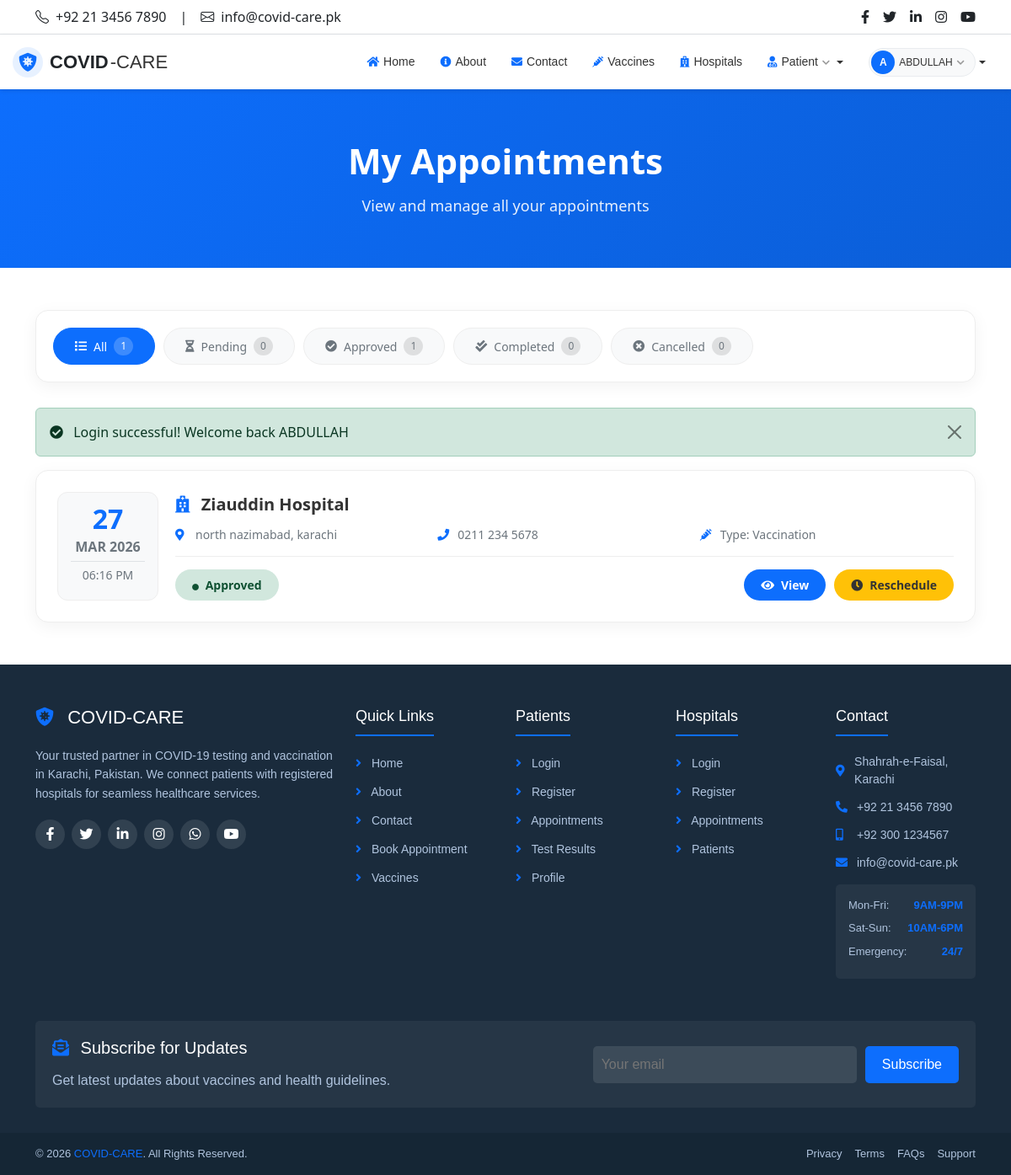
The page /patient/my_appointments.php (signed in) on the database its author committed.
### tables this page shows
CREATE TABLE `appointments` (
  `appointment_id` int(11) NOT NULL,
  `patient_id` int(11) DEFAULT NULL,
  `hospital_id` int(11) DEFAULT NULL,
  `appointment_type` enum('test','vaccination') DEFAULT NULL,
  `appointment_date` date DEFAULT NULL,
  `appointment_time` time DEFAULT NULL,
  `status` enum('pending','approved','rejected','completed','cancelled') DEFAULT 'pending'
);

CREATE TABLE `hospitals` (
  `hospital_id` int(11) NOT NULL,
  `name` varchar(100) DEFAULT NULL,
  `address` text DEFAULT NULL,
  `city` varchar(50) DEFAULT NULL,
  `phone` varchar(15) DEFAULT NULL,
  `email` varchar(100) DEFAULT NULL,
  `password` varchar(255) DEFAULT NULL,
  `registration_no` varchar(50) DEFAULT NULL,
  `status` enum('pending','approved','rejected') DEFAULT 'pending',
  `created_at` timestamp NOT NULL DEFAULT current_timestamp()
);

### patient/my_appointments.php (the view, shortened to what this page needs)
<?php
require_once '../config.php';
require_once '../includes/functions.php';
require_once '../includes/header.php';
require_once '../includes/navbar.php';
$patient_id = $_SESSION['patient_id'];
$status_filter = isset($_GET['status']) ? sanitize($_GET['status']) : '';
$where = "a.patient_id = $patient_id";
$query = "SELECT a.*, h.name as hospital_name, h.address, h.city, h.phone
          FROM appointments a
          JOIN hospitals h ON a.hospital_id = h.hospital_id
          WHERE $where
          ORDER BY a.appointment_date DESC, a.appointment_time DESC";
$result = mysqli_query($conn, $query);
$appointments = [];
if ($result) {
    while ($row = mysqli_fetch_assoc($result)) {
        $appointments[] = $row;
    }
}
$counts_query = "SELECT
    COUNT(*) as total,
    SUM(CASE WHEN status = 'pending' THEN 1 ELSE 0 END) as pending,
    SUM(CASE WHEN status = 'approved' THEN 1 ELSE 0 END) as approved,
    SUM(CASE WHEN status = 'completed' THEN 1 ELSE 0 END) as completed,
    SUM(CASE WHEN status = 'cancelled' THEN 1 ELSE 0 END) as cancelled
    FROM appointments WHERE patient_id = $patient_id";
$counts_result = mysqli_query($conn, $counts_query);
$counts = mysqli_fetch_assoc($counts_result);
?>
<section class="page-header">
    <div class="container">
        <h1>My Appointments</h1>
        <p>View and manage all your appointments</p>
    </div>
</section>
<section class="container">
    <div class="filter-tabs">
        <a href="?status=" class="filter-tab <?php echo empty($status_filter) ? 'active' : ''; ?>">
            <i class="fas fa-list"></i> All
            <span class="count"><?php echo $counts['total']; ?></span>
        </a>
        <a href="?status=pending" class="filter-tab <?php echo $status_filter == 'pending' ? 'active' : ''; ?>">
            <i class="fas fa-hourglass-half"></i> Pending
            <span class="count"><?php echo $counts['pending']; ?></span>
        </a>
        <a href="?status=approved" class="filter-tab <?php echo $status_filter == 'approved' ? 'active' : ''; ?>">
            <i class="fas fa-check-circle"></i> Approved
            <span class="count"><?php echo $counts['approved']; ?></span>
        </a>
        <a href="?status=completed" class="filter-tab <?php echo $status_filter == 'completed' ? 'active' : ''; ?>">
            <i class="fas fa-check-double"></i> Completed
            <span class="count"><?php echo $counts['completed']; ?></span>
        </a>
        <a href="?status=cancelled" class="filter-tab <?php echo $status_filter == 'cancelled' ? 'active' : ''; ?>">
            <i class="fas fa-times-circle"></i> Cancelled
            <span class="count"><?php echo $counts['cancelled']; ?></span>
        </a>
    </div>
    <?php echo showFlashMessage(); ?>
    <?php if (!empty($appointments)): ?>
    <div class="appointments-grid">
        <?php foreach ($appointments as $apt): ?>
        <div class="appointment-card">
            <div class="appointment-date">
                <div class="day"><?php echo date('d', strtotime($apt['appointment_date'])); ?></div>
                <div class="month"><?php echo date('M Y', strtotime($apt['appointment_date'])); ?></div>
                <div class="time"><?php echo date('h:i A', strtotime($apt['appointment_time'])); ?></div>
            </div>
            <div class="appointment-details">
                <div class="appointment-hospital">
                    <i class="fas fa-hospital"></i>
                    <?php echo $apt['hospital_name']; ?>
                </div>
                <div class="appointment-info">
                    <div class="info-item">
                        <i class="fas fa-map-marker-alt"></i>
                        <?php echo $apt['address']; ?>, <?php echo $apt['city']; ?>
                    </div>
                    <div class="info-item">
                        <i class="fas fa-phone"></i>
                        <?php echo formatPhone($apt['phone']); ?>
                    </div>
                    <div class="info-item">
                        <i class="fas fa-syringe"></i>
                        Type: <?php echo ucfirst($apt['appointment_type']); ?>
                    </div>
                </div>
                <div class="appointment-footer">
                    <div>
                        <?php
                        $status_class = '';
                        if ($apt['status'] == 'pending') {
                            $status_class = 'status-pending';
                        } elseif ($apt['status'] == 'approved') {
                            $status_class = 'status-approved';
                        } elseif ($apt['status'] == 'completed') {
                            $status_class = 'status-completed';
                        } elseif ($apt['status'] == 'cancelled') {
                            $status_class = 'status-cancelled';
                        }
                        ?>
                        <span class="status-badge <?php echo $status_class; ?>">
                            <i class="fas fa-circle me-1" style="font-size: 8px;"></i>
                            <?php echo ucfirst($apt['status']); ?>
                        </span>
                    </div>
                    <div class="action-buttons">
                        <a href="#" class="btn-action btn-view">
                            <i class="fas fa-eye"></i> View
                        </a>
                        <?php if ($apt['status'] == 'approved'): ?>
                            <a href="#" class="btn-action btn-reschedule">
                                <i class="fas fa-clock"></i> Reschedule
                            </a>
                        <?php endif; ?>
                    </div>
                </div>
            </div>
        </div>
        <?php endforeach; ?>
    </div>
    <?php endif; ?>
</section>
<?php
require_once '../includes/footer.php';
?>

### patient/my_appointments.php (style rules this page uses)
.page-header { background: linear-gradient(135deg, #0d6efd, #0b5ed7); padding: 60px 0; margin-bottom: 50px; color: white; text-align: center; }
.page-header h1 { font-size: 42px; font-weight: 700; margin-bottom: 15px; }
.page-header p { font-size: 18px; max-width: 700px; margin: 0 auto; opacity: 0.9; }
.filter-tabs { display: flex; gap: 10px; margin-bottom: 30px; flex-wrap: wrap; background: white; padding: 20px; border-radius: 15px; box-shadow: 0 5px 20px rgba(0,0,0,0.05); border: 1px solid #eee; }
.filter-tab { padding: 10px 25px; background: #f8f9fa; border: 1px solid #eee; border-radius: 50px; color: #6c757d; text-decoration: none; font-size: 14px; font-weight: 500; transition: all 0.3s ease; display: inline-flex; align-items: center; gap: 8px; }
.filter-tab.active { background: #0d6efd; color: white; border-color: #0d6efd; }
.filter-tab .count { background: rgba(0,0,0,0.1); padding: 2px 8px; border-radius: 50px; font-size: 12px; }
.filter-tab.active .count { background: rgba(255,255,255,0.2); }
.appointments-grid { display: grid; grid-template-columns: 1fr; gap: 20px; margin-bottom: 40px; }
.appointment-card { background: white; border-radius: 15px; padding: 25px; box-shadow: 0 5px 20px rgba(0,0,0,0.05); border: 1px solid #eee; transition: all 0.3s ease; display: flex; flex-wrap: wrap; gap: 20px; }
.appointment-date { min-width: 120px; text-align: center; padding: 15px; background: #f8f9fa; border-radius: 12px; border: 1px solid #eee; }
.appointment-date .day { font-size: 32px; font-weight: 800; color: #0d6efd; line-height: 1; margin-bottom: 5px; }
.appointment-date .month { font-size: 16px; font-weight: 600; color: #6c757d; text-transform: uppercase; }
.appointment-date .time { font-size: 14px; color: #6c757d; margin-top: 5px; padding-top: 5px; border-top: 1px solid #dee2e6; }
.appointment-details { flex: 1; }
.appointment-hospital { font-size: 20px; font-weight: 700; color: #333; margin-bottom: 10px; }
.appointment-hospital i { color: #0d6efd; margin-right: 8px; }
.appointment-info { display: grid; grid-template-columns: repeat(auto-fit, minmax(200px, 1fr)); gap: 10px; margin-bottom: 15px; }
.info-item { display: flex; align-items: center; gap: 8px; color: #6c757d; font-size: 14px; }
.info-item i { color: #0d6efd; width: 16px; }
.appointment-footer { display: flex; justify-content: space-between; align-items: center; flex-wrap: wrap; gap: 15px; padding-top: 15px; border-top: 1px solid #eee; }
.status-badge { display: inline-block; padding: 8px 20px; border-radius: 50px; font-size: 14px; font-weight: 600; }
.status-approved { background: #d1e7dd; color: #0f5132; }
.action-buttons { display: flex; gap: 10px; }
.btn-action { padding: 8px 20px; border-radius: 50px; text-decoration: none; font-size: 14px; font-weight: 600; transition: all 0.3s ease; display: inline-flex; align-items: center; gap: 8px; }
.btn-view { background: #0d6efd; color: white; }
.btn-reschedule { background: #ffc107; color: #333; }

### rows shown on the page
appointments: appointment_date "27", appointment_date "MAR 2026", appointment_time "06:16 PM", hospital.name "Ziauddin Hospital", hospital.address "north nazimabad", hospital.city "karachi", hospital.phone "0211 234 5678", appointment_type "Vaccination", status "Approved", shows "Reschedule"

### other values the page prints
substr($user_name, 0, 1) "A"
$user_name "ABDULLAH"
$counts['total'] "1"
$counts['pending'] "0"
$counts['approved'] "1"
$counts['completed'] "0"
$counts['cancelled'] "0"
$message "Login successful! Welcome back ABDULLAH"
SITE_NAME "COVID-CARE"
